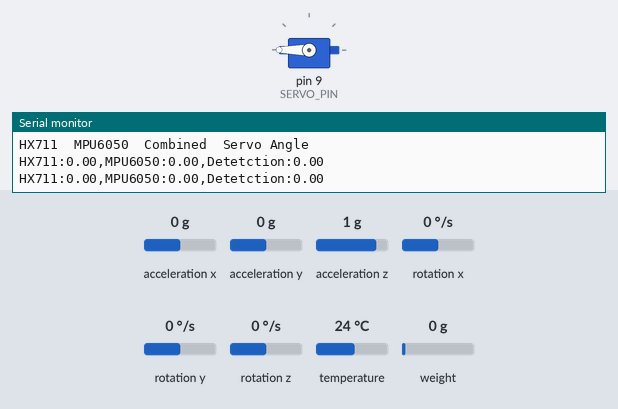
The sketch below on a simulated Arduino Uno, built with avr-gcc and run on an emulated ATmega328P. Parts: servo, the last lines printed to the serial monitor. The test bench sets the inputs (shaded band); at power-on: acceleration z 1 g, acceleration x 0 g, acceleration y 0 g, rotation x 0 °/s, rotation y 0 °/s, rotation z 0 °/s, temperature 24 °C, weight on the scale 0 g.

Above: at 7.0 s.
7.1 s: acceleration z set to 0.1 g
10.1 s: acceleration z set to -0.2 g
At 12.4 s:
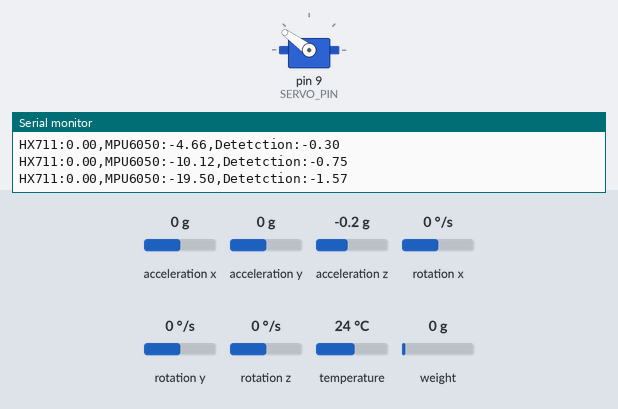
13.1 s: acceleration x set to -0.2 g
At 13.9 s:
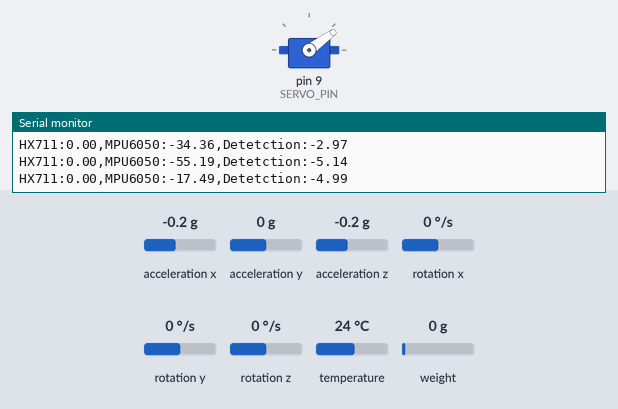
15.5 s: acceleration x set to 0.8 g
At 18.1 s:
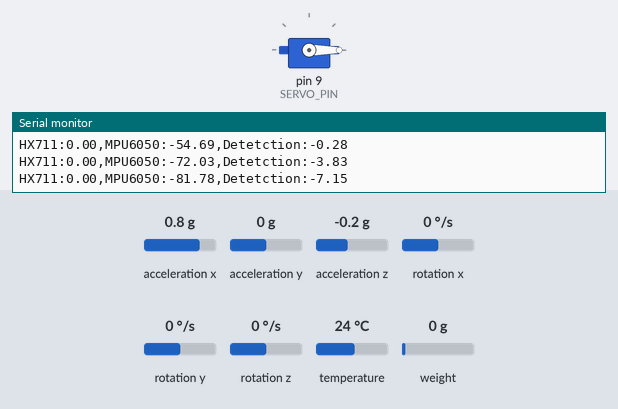
18.5 s: acceleration x set to -1.4 g
At 21.3 s:
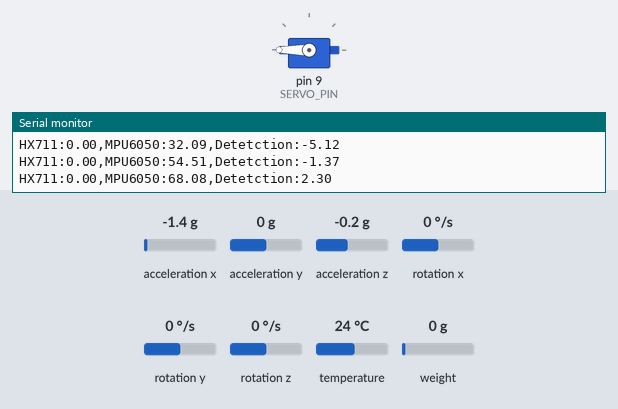
21.5 s: acceleration x set to 0 g
At 24.8 s:
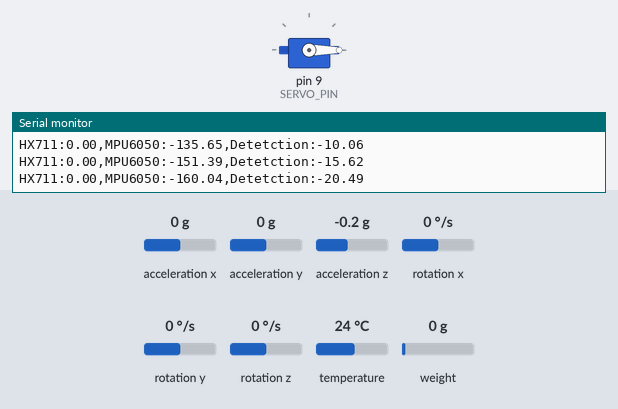
Timing chart, 0 to 25.5 s (numbered marks = the images above; inputs shaded):
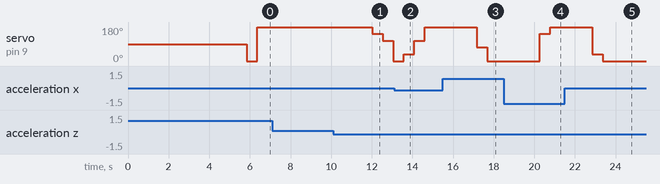

The sketch:

SCALE_DETECTION.ino
```cpp
#include "HX711.h"
#include <Adafruit_MPU6050.h>
#include <Adafruit_Sensor.h>
#include <Wire.h>
#include <SimpleKalmanFilter.h>
#include <Servo.h>

// HX711 Pins
const int LOADCELL_DOUT_PIN = 2;
const int LOADCELL_SCK_PIN = 3;

// Servo Motor Pin
const int SERVO_PIN = 9;

// HX711 Setup
HX711 scale;
const int SAMPLES = 5;
const long TIMEOUT = 1000;
float calibration_factor = 7000; // Adjust as needed
float rest_reading_hx711 = 0;

// MPU6050 Setup
Adafruit_MPU6050 mpu; // MPU6050 instance
SimpleKalmanFilter kalmanY(2, 2, 0.01); // Kalman filter for Y-axis
double accX, accY, accZ;
double filteredY, initialPositionY; // Displacement values
uint32_t timer;

// Servo Setup
Servo servo;

// Feedback Loop Parameters
float combinedOutput = 0.0;
float Kp = 0.5; // Proportional gain
float smoothingFactor = 0.8; // Smoothing for stability

// Combined Output Range
const float COMBINED_MIN = -5.00;
const float COMBINED_MAX = 0.0;

// Function Prototypes
float getAverageReadingHX711();
float calculateCombinedPosition(float hx711_reading, double mpu_displacement);
float applyFeedbackLoop(float hx711_reading, double mpu_displacement);

void setup() {
  Serial.begin(115200);

  // HX711 Initialization
  scale.begin(LOADCELL_DOUT_PIN, LOADCELL_SCK_PIN);
  if (scale.wait_ready_timeout(TIMEOUT)) {
    Serial.println("HX711: Keep in rest position...");
    scale.set_scale(calibration_factor);
    scale.tare();
    delay(3000);
    rest_reading_hx711 = getAverageReadingHX711();
    Serial.println("HX711 calibration complete.");
  } else {
    Serial.println("HX711 not found. Check wiring!");
    while (1);
  }

  // MPU6050 Initialization
  if (!mpu.begin()) {
    Serial.println("Failed to find MPU6050 chip");
    while (1);
  }
  mpu.setAccelerometerRange(MPU6050_RANGE_2_G);
  mpu.setGyroRange(MPU6050_RANGE_250_DEG);
  mpu.setFilterBandwidth(MPU6050_BAND_21_HZ);

  delay(100); // Allow sensor to stabilize

  // Calibrate MPU6050 for initial position
  Serial.println("MPU6050: Calibrating initial position...");
  double sum = 0.0;
  const int samples = 100; // Settling samples
  for (int i = 0; i < samples; i++) {
    sensors_event_t a, g, temp;
    mpu.getEvent(&a, &g, &temp);
    accX = a.acceleration.x;
    accZ = a.acceleration.z;
    double accPitch = atan2(-accX, accZ) * RAD_TO_DEG;
    sum += kalmanY.updateEstimate(accPitch);
    delay(10);
  }
  initialPositionY = sum / samples;
  Serial.println("MPU6050 calibration complete.");
  timer = micros();

  // Servo Initialization
  servo.attach(SERVO_PIN);
  servo.write(0); // Set to midpoint (90 degrees) initially

  // Print headers for Serial Plotter
  Serial.println("HX711\tMPU6050\tCombined\tServo Angle");
}

void loop() {
  // HX711 Reading
  float reading_hx711 = getAverageReadingHX711();

  // MPU6050 Reading
  sensors_event_t a, g, temp;
  mpu.getEvent(&a, &g, &temp);
  accX = a.acceleration.x;
  accZ = a.acceleration.z;

  double accPitch = atan2(-accX, accZ) * RAD_TO_DEG; // Calculate displacement
  filteredY = kalmanY.updateEstimate(accPitch);
  double relativeDisplacement = filteredY - initialPositionY;

  // Apply Feedback Loop
  combinedOutput = applyFeedbackLoop(reading_hx711, relativeDisplacement);

  // Map combined output to servo angle (0-180 degrees)
  int servoAngle = map(constrain(combinedOutput, COMBINED_MIN, COMBINED_MAX), COMBINED_MIN, COMBINED_MAX, 0, 180);
  servo.write(servoAngle);

  // Output values for Serial Plotter
  Serial.print("HX711:");
  Serial.print(reading_hx711);         // HX711 reading
  Serial.print(",MPU6050:");
  Serial.print(relativeDisplacement); // MPU6050 displacement
  Serial.print(",Detetction:");
  Serial.println(combinedOutput);       // Combined position

  delay(10); // Update every 10ms
}

// Get averaged HX711 reading
float getAverageReadingHX711() {
  float sum = 0;
  for (int i = 0; i < SAMPLES; i++) {
    sum += scale.get_units();
  }
  return sum / SAMPLES;
}

// Apply feedback loop to adjust combined output
float applyFeedbackLoop(float hx711_reading, double mpu_displacement) {
  // Calculate normalized readings relative to resting position
  float norm_hx711 = hx711_reading - rest_reading_hx711;
  float norm_mpu = mpu_displacement;

  // Calculate error (difference between HX711 and MPU6050 readings)
  float error = norm_hx711 - norm_mpu;

  // Apply proportional control to minimize error
  float adjustment = Kp * error;

  // Adjust the combined output with smoothing
  float newCombinedOutput = (norm_hx711 + norm_mpu + adjustment) / 2.0;
  combinedOutput = smoothingFactor * combinedOutput + (1 - smoothingFactor) * newCombinedOutput;

  // Return the adjusted combined output
  return combinedOutput;
}
```

Measured:
- the behaviour switches between 0 and -0.1 g on acceleration z (found by bisection; images 0 and 1)
- the behaviour switches between 0 and -0.1 g on acceleration x (found by bisection; images 1 and 2)
- after the input at 10.1 s, servo on pin 9 (SERVO_PIN): 180° → 144° after 1.9 s, → 108° 0.52 s later, → 0° 0.52 s later
- after the input at 13.1 s, servo on pin 9 (SERVO_PIN): 0° → 36° after 0.47 s, → 108° 0.52 s later, → 180° 0.52 s later
- after the input at 15.5 s, servo on pin 9 (SERVO_PIN): 180° → 72° after 1.7 s, → 0° 0.52 s later
- after the input at 18.5 s, servo on pin 9 (SERVO_PIN): 0° → 144° after 1.8 s, → 180° 0.52 s later
- after the input at 21.5 s, servo on pin 9 (SERVO_PIN): 180° → 36° after 1.3 s, → 0° 0.52 s later
